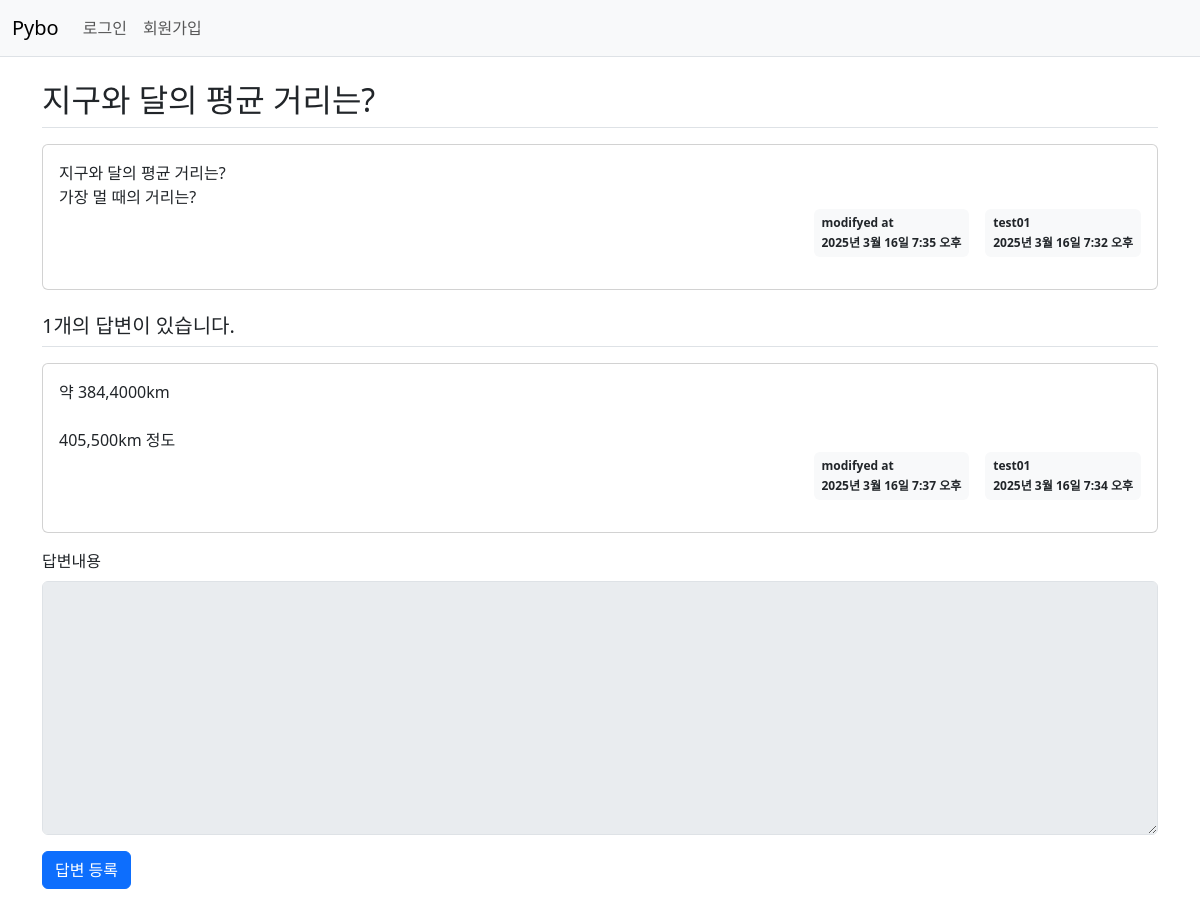
Page /pybo/309/ on the committed database.
### pybo/models.py (models this page shows, shortened)
class Question(models.Model):
    author = models.ForeignKey(User, on_delete=models.CASCADE)
    subject = models.CharField(max_length=200)
    content = models.TextField()
    create_date = models.DateTimeField()
    modify_date = models.DateTimeField(null=True, blank=True)

class Answer(models.Model):
    author = models.ForeignKey(User, on_delete=models.CASCADE)
    question = models.ForeignKey(Question, on_delete=models.CASCADE)
    content = models.TextField()
    create_date = models.DateTimeField()
    modify_date = models.DateTimeField(null=True, blank=True)

### pybo/views.py (the view)
# urls.py: path('<int:question_id>/', views.detail, name='detail'),
def detail(request, question_id):
    question = get_object_or_404(Question, pk=question_id)
    context = {'question': question}
    return render(request, 'pybo/question_detail.html', context)

### templates/pybo/question_detail.html (shortened to what this page needs)
{% extends 'base.html' %}
{% block content %}
<div class="container my-3">
    <h2 class="border-bottom py-2">{{ question.subject }}</h2>
    <div class="card my-3">
        <div class="card-body">
            <div class="card-text" style="white-space: pre-line;">{{ question.content }}</div>
            <div class="d-flex justify-content-end">
                {% if question.modify_date %}
                <div class="badge bg-light text-dark p-2 text-start mx-3">
                    <div class="mb-2">modifyed at</div>
                    <div>{{ question.modify_date }}</div>
                </div>
                {% endif %}
                <div class="badge bg-light text-dark p-2 text-start">
                    <div class="mb-2">{{ question.author.username }}</div>
                    <div>{{ question.create_date }}</div>
                </div>
            </div>
        </div>
    </div>
    <h5 class="border-bottom my-3 py-2">{{question.answer_set.count}}개의 답변이 있습니다.</h5>
    {% for answer in question.answer_set.all %}
    <div class="card my-3">
        <div class="card-body">
            <div class="card-text" style="white-space: pre-line;">{{ answer.content }}</div>
            <div class="d-flex justify-content-end">
                {% if question.modify_date %}
                <div class="badge bg-light text-dark p-2 text-start mx-3">
                    <div class="mb-2">modifyed at</div>
                    <div>{{ answer.modify_date }}</div>
                </div>
                {% endif %}
                <div class="badge bg-light text-dark p-2 text-start">
                    <div class="mb-2">{{ question.author.username }}</div>
                    <div>{{ answer.create_date }}</div>
                </div>
            </div>
        </div>
    </div>
    {% endfor %}
    <form action="{% url 'pybo:answer_create' question.id %}" method="post" class="my-3">
        <div class="mb-3">
            <label for="content" class="form-label">답변내용</label>
            <textarea {% if not user.is_authenticated %}disabled{% endif %}
                    name="content" id="content" class="form-control" rows="10"></textarea>
        </div>
        <button type="submit" class="btn btn-primary">답변 등록</button>
    </form>
</div>
{% endblock %}

### rows in the picture
Question: subject "지구와 달의 평균 거리는?", content "지구와 달의 평균 거리는? 가장 멀 때의 거리는?", modify_date "2025년 3월 16일 7:35 오후", author.username "test01", create_date "2025년 3월 16일 7:32 오후", answer_set.count "1"
Answer: content "약 384,4000km 405,500km 정도", modify_date "2025년 3월 16일 7:37 오후", create_date "2025년 3월 16일 7:34 오후"
